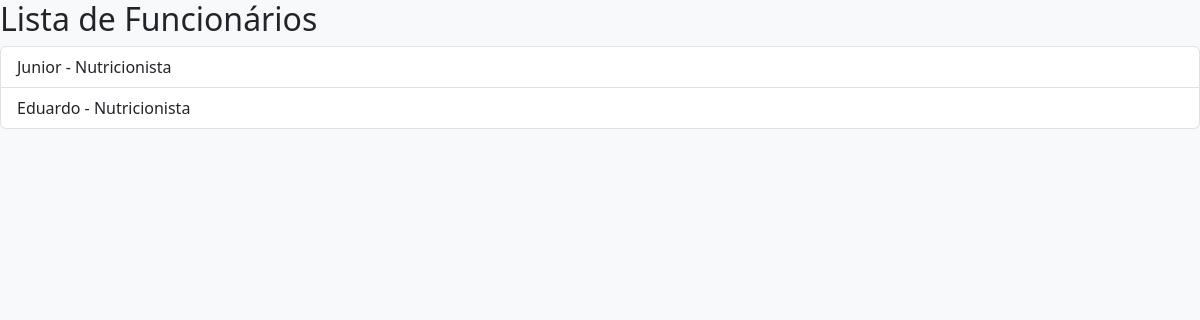
The app's page /funcionarios/, older data.
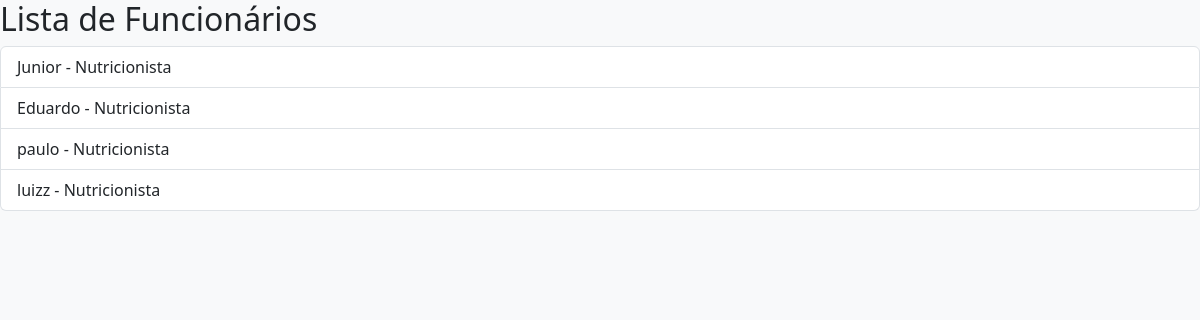
The same page, newer data.
### sistema/models.py (models this page shows, shortened)
class PerfilFuncionario(models.Model):
    usuario = models.OneToOneField(User, on_delete=models.CASCADE)
    especialidade = models.CharField(max_length=100)
    foto = models.ImageField(upload_to='fotos_perfil/', null=True, blank=True)
    biografia = models.TextField(max_length=500, null=True, blank=True, help_text="Um breve resumo sobre sua experiência e abordagem.")

### sistema/views.py (the view)
# urls.py: path('funcionarios/', views.listar_funcionarios, name='listar_funcionarios'),
def listar_funcionarios(request): # Esta view não parece estar sendo usada, mas a mantenho aqui.
    return render(request, 'listar_funcionarios.html', {'funcionarios': PerfilFuncionario.objects.all()})

### sistema/templates/listar_funcionarios.html (shortened to what this page needs)
{% extends 'base.html' %}
{% block content %}
<h2>Lista de Funcionários</h2>
<ul class="list-group">
    {% for f in funcionarios %}
        <li class="list-group-item">
            {{ f.usuario.username }} - {{ f.especialidade }}
        </li>
    {% empty %}
        <li class="list-group-item">Nenhum funcionário cadastrado.</li>
    {% endfor %}
</ul>
{% endblock %}

### sistema/templates/base.html (shortened to what this page needs)
<!DOCTYPE html>
<html lang="pt-br">
<head>
    <link href="https://cdn.jsdelivr.net/npm/bootstrap@5.3.0/dist/css/bootstrap.min.css" rel="stylesheet">
    <link rel="stylesheet" href="https://cdn.jsdelivr.net/npm/bootstrap-icons@1.11.3/font/bootstrap-icons.min.css">
</head>
<body>
{% block content %}
{% endblock %}
</body>
</html>

### sistema/templates/base.html (style rules this page uses)
body, html { height: 100%; margin: 0; background-color: #f8f9fa; }

Row changes from the older to the newer data that the page shows:
added PerfilFuncionario: usuario.username "paulo", especialidade "Nutricionista"
added PerfilFuncionario: usuario.username "luizz", especialidade "Nutricionista"
